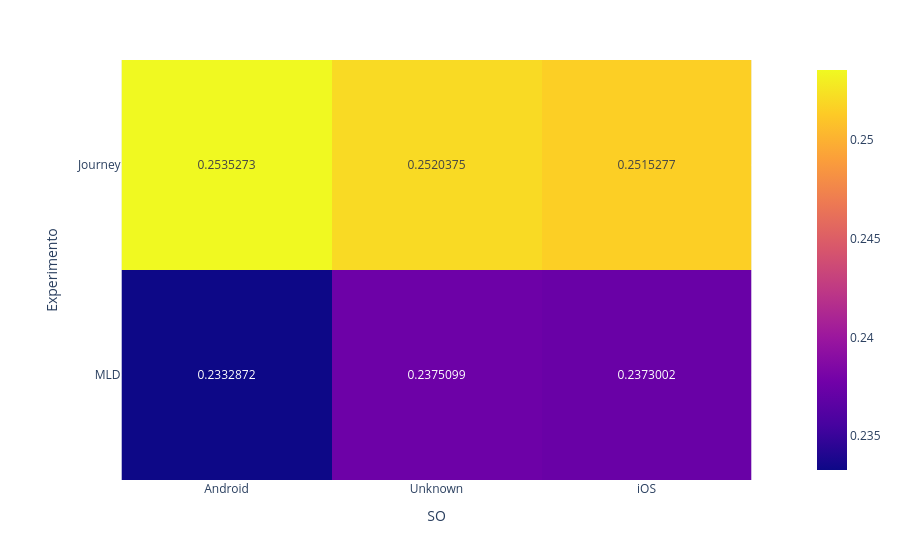

Notebook source saved alongside this figure:
### Markdown cell above
**Simpson’s paradox**, also known as a confounding effect, is a statistical phenomenon in which a trend observed across several groups disappears or reverses when the groups are combined. This occurs due to the presence of a confounding variable that influences both the independent and dependent variables, potentially leading to misleading conclusions if not properly accounted for.

In this case, based on the graph, it appears that the journey approach achieves higher activation rates when the data are analyzed separately by experiment.

### Code cell
data_graph = data.groupby(["Experimento", "SO"])["Activo"].mean().reset_index()
data_graph = data_graph.pivot(index="Experimento", columns="SO", values="Activo")
fig = px.imshow(data_graph, text_auto=True)
fig.show()

### Figure 1 — Plotly figure (JSON) as saved in the notebook; plotly's stock layout.template omitted (floating-point values rounded to 4 significant figures)
{"data": [{"coloraxis": "coloraxis", "hovertemplate": "SO: %{x}<br>Experimento: %{y}<br>color: %{z}<extra></extra>", "name": "0", "texttemplate": "%{z}", "type": "heatmap", "x": ["Android", "Unknown", "iOS"], "xaxis": "x", "y": ["Journey", "MLD"], "yaxis": "y", "z": [[0.2535, 0.252, 0.2515], [0.2333, 0.2375, 0.2373]]}], "layout": {"coloraxis": {"colorscale": [[0, "#0d0887"], [0.1111, "#46039f"], [0.2222, "#7201a8"], [0.3333, "#9c179e"], [0.4444, "#bd3786"], [0.5556, "#d8576b"], [0.6667, "#ed7953"], [0.7778, "#fb9f3a"], [0.8889, "#fdca26"], [1, "#f0f921"]]}, "margin": {"t": 60}, "xaxis": {"anchor": "y", "constrain": "domain", "domain": [0, 1], "scaleanchor": "y", "title": {"text": "SO"}}, "yaxis": {"anchor": "x", "autorange": "reversed", "constrain": "domain", "domain": [0, 1], "title": {"text": "Experimento"}}}}
